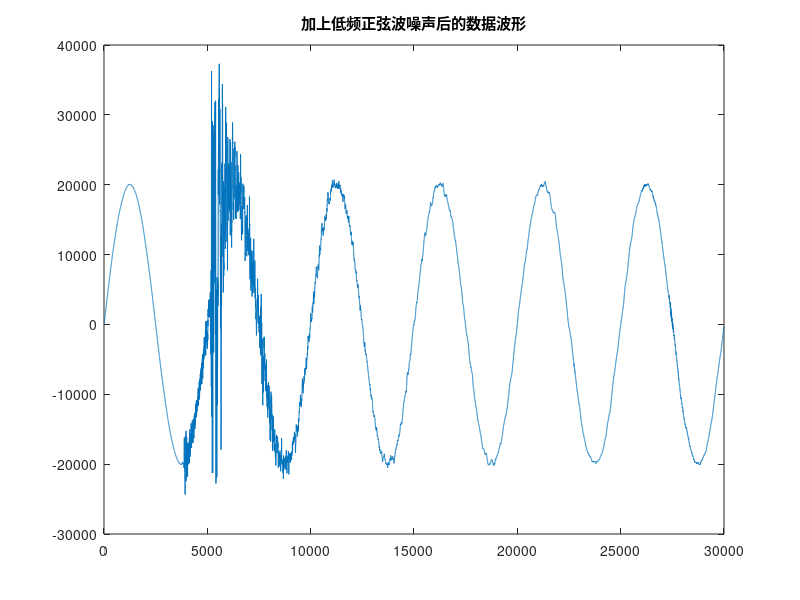

Write MATLAB code to recreate this figure. (Note: this script raises an error after producing the figure.)
%% 波形数据去滑动平均值试验
%% 1.加载实验波形数据
% 原始波形数据为：1999年11月29日|岫岩地震主震，辽宁地震台网大连台北南向记录|

clear all;
oriData = load('M02_02_dalianN1.dat');
datLength= length(oriData);
figure();
plot(oriData);
title('原始数据波形');
%% 2.原始数据中加入低频正弦噪声

for i=1:datLength
    mixData(i) = oriData(i)+20000*sin(2*pi*i/5000); %低频正弦信号：20000*sin(2*pi*i/5000
end
figure(1);
plot(mixData);
title('加上低频正弦波噪声后的数据波形');
%% 3.使用去滑动均值法，去除低频正弦波噪声
% 去除滑动段长为sliLength*2+1的滑动平均值
% 
%     sliLength：滑动段长度
% 
%     demData：去除低频正弦噪声后的波形数据
% 
%     meaData：低频正弦噪声数据

sliLength=200;
[demData,meaData]=M02_02_demmean_func(mixData,sliLength);
figure(2);
plot(demData);
title('去除低频正弦波噪声后的数据波形');
figure(3);
plot(meaData);
title('低频正弦噪声波形');
%% 4.计算加入低频正弦波信号的波形数据振幅谱

Fs=50; %采样率
NFFT = 2^nextpow2(datLength); 
Y= fft(mixData,NFFT)/datLength;
f = Fs/2*linspace(0,1,NFFT/2+1);
figure(4);
plot(f,2*abs(Y(1:NFFT/2+1))) ;
xlabel('频率/Hz');
ylabel('|Y(f)|');
title('加入低频正弦波信号的波形数据振幅谱');
%% 5.计算去除低频正弦波信号后的波形数据振幅谱

Fs=50; %采样率
NFFT = 2^nextpow2(datLength); 
Y = fft(demData,NFFT)/datLength;
f = Fs/2*linspace(0,1,NFFT/2+1);
figure(5);
plot(f,2*abs(Y(1:NFFT/2+1))) ;
xlabel('频率/Hz');
ylabel('|Y(f)|');
title('去除低频正弦波信号后的波形数据振幅谱');
